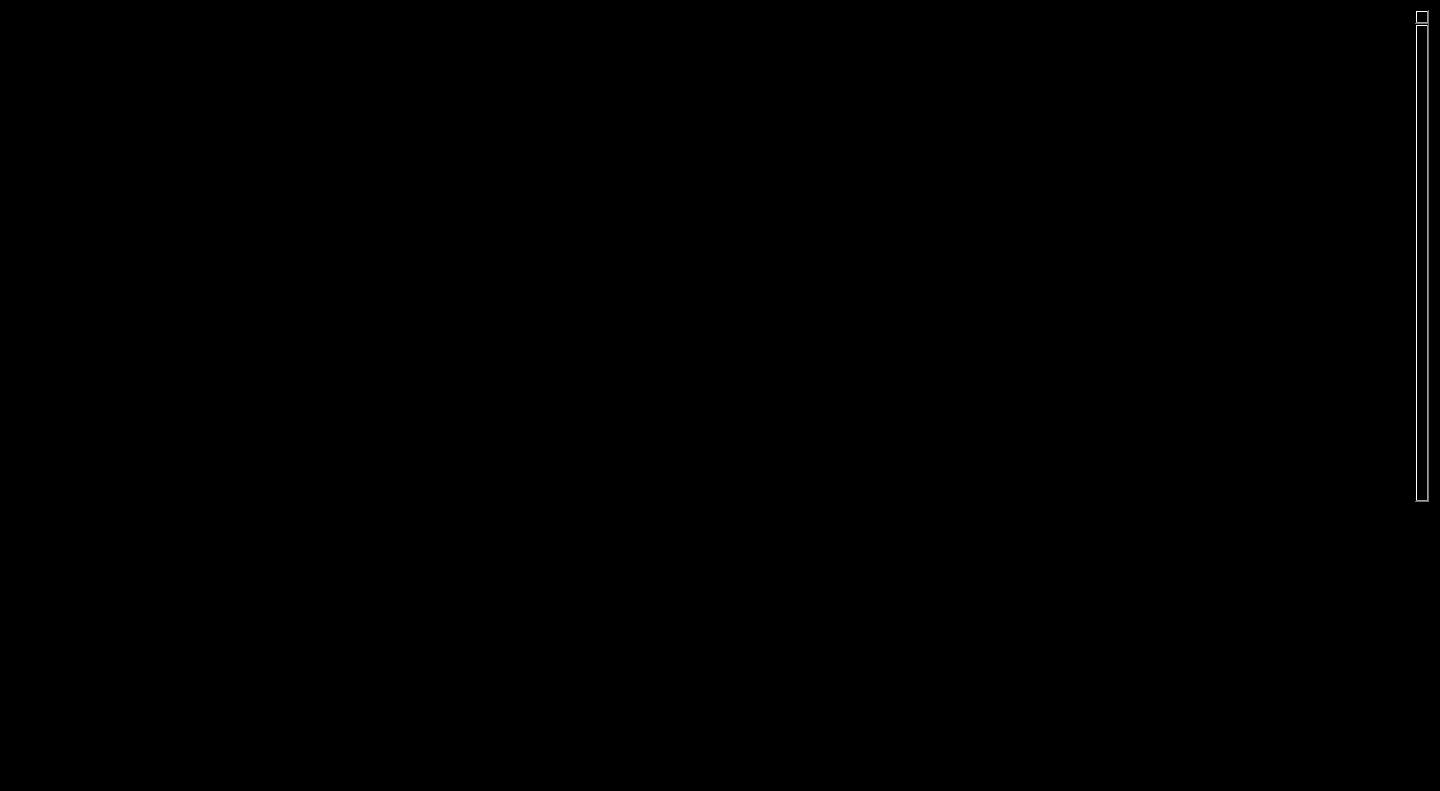
<?xml version="1.0" encoding="UTF-8"?>
<ui version="4.0">
 <class>stockdata</class>
 <widget class="QDialog" name="stockdata">
  <property name="geometry">
   <rect>
    <x>0</x>
    <y>0</y>
    <width>1440</width>
    <height>791</height>
   </rect>
  </property>
  <property name="minimumSize">
   <size>
    <width>0</width>
    <height>0</height>
   </size>
  </property>
  <property name="windowTitle">
   <string>Dialog</string>
  </property>
  <property name="styleSheet">
   <string notr="true">background-color: rgb(0, 0, 0);</string>
  </property>
  <widget class="QScrollArea" name="scrollArea">
   <property name="geometry">
    <rect>
     <x>9</x>
     <y>9</y>
     <width>1421</width>
     <height>891</height>
    </rect>
   </property>
   <property name="sizePolicy">
    <sizepolicy hsizetype="Maximum" vsizetype="Maximum">
     <horstretch>0</horstretch>
     <verstretch>0</verstretch>
    </sizepolicy>
   </property>
   <property name="verticalScrollBarPolicy">
    <enum>Qt::ScrollBarAsNeeded</enum>
   </property>
   <property name="widgetResizable">
    <bool>true</bool>
   </property>
   <widget class="QWidget" name="scrollAreaWidgetContents">
    <property name="geometry">
     <rect>
      <x>0</x>
      <y>-713</y>
      <width>1401</width>
      <height>1600</height>
     </rect>
    </property>
    <property name="minimumSize">
     <size>
      <width>0</width>
      <height>1600</height>
     </size>
    </property>
    <property name="maximumSize">
     <size>
      <width>16777215</width>
      <height>887</height>
     </size>
    </property>
    <widget class="QFrame" name="frame">
     <property name="geometry">
      <rect>
       <x>20</x>
       <y>110</y>
       <width>581</width>
       <height>571</height>
      </rect>
     </property>
     <property name="frameShape">
      <enum>QFrame::StyledPanel</enum>
     </property>
     <property name="frameShadow">
      <enum>QFrame::Raised</enum>
     </property>
     <layout class="QHBoxLayout" name="horizontalLayout">
      <item>
       <widget class="QFrame" name="profile">
        <property name="styleSheet">
         <string notr="true">color: white;</string>
        </property>
        <property name="frameShape">
         <enum>QFrame::StyledPanel</enum>
        </property>
        <property name="frameShadow">
         <enum>QFrame::Raised</enum>
        </property>
        <layout class="QVBoxLayout" name="verticalLayout_2">
         <item>
          <widget class="QTextEdit" name="profileText">
           <property name="font">
            <font>
             <pointsize>40</pointsize>
            </font>
           </property>
           <property name="styleSheet">
            <string notr="true">background: transparent; color: white; border: none;</string>
           </property>
           <property name="readOnly">
            <bool>true</bool>
           </property>
          </widget>
         </item>
        </layout>
       </widget>
      </item>
     </layout>
    </widget>
    <widget class="QWidget" name="verticalLayoutWidget">
     <property name="geometry">
      <rect>
       <x>680</x>
       <y>110</y>
       <width>681</width>
       <height>571</height>
      </rect>
     </property>
     <layout class="QVBoxLayout" name="verticalLayout_3">
      <item>
       <widget class="QFrame" name="harga">
        <property name="enabled">
         <bool>true</bool>
        </property>
        <property name="sizePolicy">
         <sizepolicy hsizetype="Preferred" vsizetype="Preferred">
          <horstretch>0</horstretch>
          <verstretch>0</verstretch>
         </sizepolicy>
        </property>
        <property name="frameShape">
         <enum>QFrame::StyledPanel</enum>
        </property>
        <property name="frameShadow">
         <enum>QFrame::Raised</enum>
        </property>
       </widget>
      </item>
     </layout>
    </widget>
    <widget class="QWidget" name="verticalLayoutWidget_2">
     <property name="geometry">
      <rect>
       <x>480</x>
       <y>10</y>
       <width>421</width>
       <height>80</height>
      </rect>
     </property>
     <layout class="QVBoxLayout" name="verticalLayout_4">
      <item>
       <widget class="QTextEdit" name="namaText">
        <property name="font">
         <font>
          <pointsize>20</pointsize>
         </font>
        </property>
        <property name="layoutDirection">
         <enum>Qt::LeftToRight</enum>
        </property>
        <property name="html">
         <string>&lt;!DOCTYPE HTML PUBLIC &quot;-//W3C//DTD HTML 4.0//EN&quot; &quot;http://www.w3.org/TR/REC-html40/strict.dtd&quot;&gt;
&lt;html&gt;&lt;head&gt;&lt;meta name=&quot;qrichtext&quot; content=&quot;1&quot; /&gt;&lt;style type=&quot;text/css&quot;&gt;
p, li { white-space: pre-wrap; }
&lt;/style&gt;&lt;/head&gt;&lt;body style=&quot; font-family:'.AppleSystemUIFont'; font-size:20pt; font-weight:400; font-style:normal;&quot;&gt;
&lt;p align=&quot;center&quot; style=&quot;-qt-paragraph-type:empty; margin-top:0px; margin-bottom:0px; margin-left:0px; margin-right:0px; -qt-block-indent:0; text-indent:0px;&quot;&gt;&lt;br /&gt;&lt;/p&gt;&lt;/body&gt;&lt;/html&gt;</string>
        </property>
        <widget class="QTextEdit" name="namaText">
         <property name="geometry">
          <rect>
           <x>10</x>
           <y>10</y>
           <width>401</width>
           <height>64</height>
          </rect>
         </property>
         <property name="font">
          <font>
           <pointsize>20</pointsize>
          </font>
         </property>
         <property name="layoutDirection">
          <enum>Qt::LeftToRight</enum>
         </property>
        </widget>
       </widget>
      </item>
     </layout>
    </widget>
    <widget class="QWidget" name="verticalLayoutWidget_3">
     <property name="geometry">
      <rect>
       <x>560</x>
       <y>700</y>
       <width>160</width>
       <height>80</height>
      </rect>
     </property>
     <layout class="QVBoxLayout" name="verticalLayout">
      <item>
       <spacer name="verticalSpacer">
        <property name="orientation">
         <enum>Qt::Vertical</enum>
        </property>
        <property name="sizeHint" stdset="0">
         <size>
          <width>20</width>
          <height>40</height>
         </size>
        </property>
       </spacer>
      </item>
     </layout>
    </widget>
    <widget class="QWidget" name="horizontalLayoutWidget">
     <property name="geometry">
      <rect>
       <x>540</x>
       <y>800</y>
       <width>831</width>
       <height>501</height>
      </rect>
     </property>
     <layout class="QHBoxLayout" name="horizontalLayout_2">
      <item>
       <widget class="QTabWidget" name="tabWidget">
        <property name="layoutDirection">
         <enum>Qt::LeftToRight</enum>
        </property>
        <property name="autoFillBackground">
         <bool>false</bool>
        </property>
        <property name="styleSheet">
         <string notr="true">color: rgb(0, 196, 14);
</string>
        </property>
        <property name="tabPosition">
         <enum>QTabWidget::North</enum>
        </property>
        <property name="tabShape">
         <enum>QTabWidget::Triangular</enum>
        </property>
        <property name="currentIndex">
         <number>0</number>
        </property>
        <property name="elideMode">
         <enum>Qt::ElideNone</enum>
        </property>
        <widget class="QWidget" name="volume">
         <attribute name="title">
          <string>Volume</string>
         </attribute>
         <widget class="QFrame" name="volumeplot">
          <property name="geometry">
           <rect>
            <x>0</x>
            <y>0</y>
            <width>881</width>
            <height>481</height>
           </rect>
          </property>
          <property name="frameShape">
           <enum>QFrame::StyledPanel</enum>
          </property>
          <property name="frameShadow">
           <enum>QFrame::Raised</enum>
          </property>
         </widget>
        </widget>
        <widget class="QWidget" name="equity">
         <attribute name="title">
          <string>Equity</string>
         </attribute>
         <widget class="QFrame" name="equityplot">
          <property name="geometry">
           <rect>
            <x>0</x>
            <y>0</y>
            <width>881</width>
            <height>481</height>
           </rect>
          </property>
          <property name="frameShape">
           <enum>QFrame::StyledPanel</enum>
          </property>
          <property name="frameShadow">
           <enum>QFrame::Raised</enum>
          </property>
         </widget>
        </widget>
        <widget class="QWidget" name="revenue">
         <attribute name="title">
          <string>Revenue</string>
         </attribute>
         <widget class="QFrame" name="revenueplot">
          <property name="geometry">
           <rect>
            <x>0</x>
            <y>0</y>
            <width>881</width>
            <height>481</height>
           </rect>
          </property>
          <property name="frameShape">
           <enum>QFrame::StyledPanel</enum>
          </property>
          <property name="frameShadow">
           <enum>QFrame::Raised</enum>
          </property>
         </widget>
        </widget>
       </widget>
      </item>
     </layout>
    </widget>
    <widget class="QWidget" name="verticalLayoutWidget_4">
     <property name="geometry">
      <rect>
       <x>39</x>
       <y>819</y>
       <width>401</width>
       <height>481</height>
      </rect>
     </property>
     <layout class="QVBoxLayout" name="verticalLayout_5">
      <item>
       <widget class="QTableWidget" name="statistic">
        <property name="rowCount">
         <number>6</number>
        </property>
        <property name="columnCount">
         <number>2</number>
        </property>
        <row/>
        <row/>
        <row/>
        <row/>
        <row/>
        <row/>
        <column>
         <property name="text">
          <string>Statistic</string>
         </property>
        </column>
        <column/>
       </widget>
      </item>
     </layout>
    </widget>
    <widget class="QWidget" name="horizontalLayoutWidget_2">
     <property name="geometry">
      <rect>
       <x>440</x>
       <y>1010</y>
       <width>101</width>
       <height>80</height>
      </rect>
     </property>
     <layout class="QHBoxLayout" name="horizontalLayout_3">
      <item>
       <spacer name="horizontalSpacer">
        <property name="orientation">
         <enum>Qt::Horizontal</enum>
        </property>
        <property name="sizeHint" stdset="0">
         <size>
          <width>40</width>
          <height>20</height>
         </size>
        </property>
       </spacer>
      </item>
     </layout>
    </widget>
   </widget>
  </widget>
 </widget>
 <resources/>
 <connections/>
</ui>
